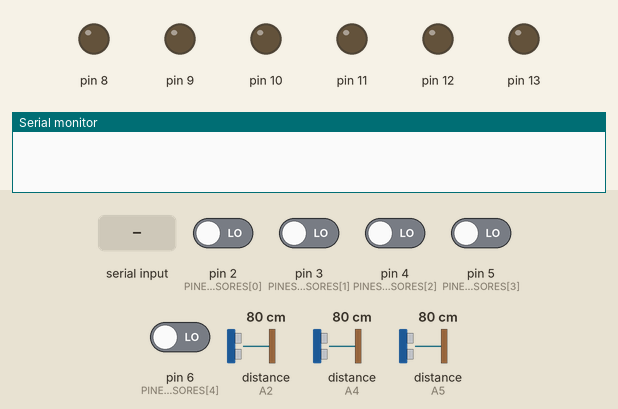
Recording of a sketch running on a simulated Arduino Uno, built with avr-gcc and run on an emulated ATmega328P. Shown: output pins drawn as LEDs (lit = HIGH), the last lines printed to the serial monitor. Dashed ring = blinking. Inputs (shaded band) come from the test bench; at power-on: pin 2 (PINES_SENSORES[0]), pin 3 (PINES_SENSORES[1]), pin 4 (PINES_SENSORES[2]), pin 5 (PINES_SENSORES[3]), pin 6 (PINES_SENSORES[4]) LOW, distance to the obstacle (sensors on A4, A2, A5) 80 cm. The echo pulse lasts 58.3 µs per cm; pins used as bus, display or sensor lines are not drawn.

Above: at 1.2 s.
1.3 s: "O" received over Serial
At 1.47 s:
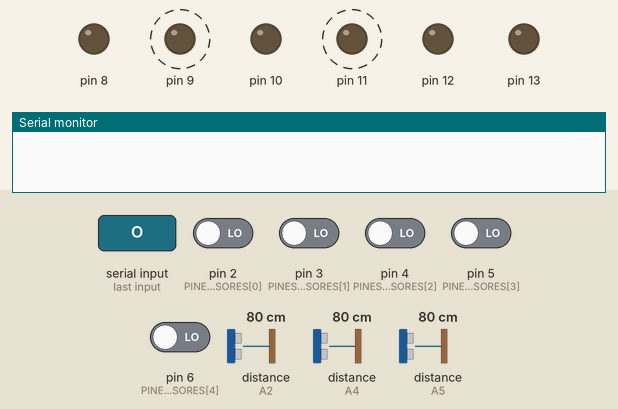
4.3 s: "I" received over Serial
At 4.8 s:
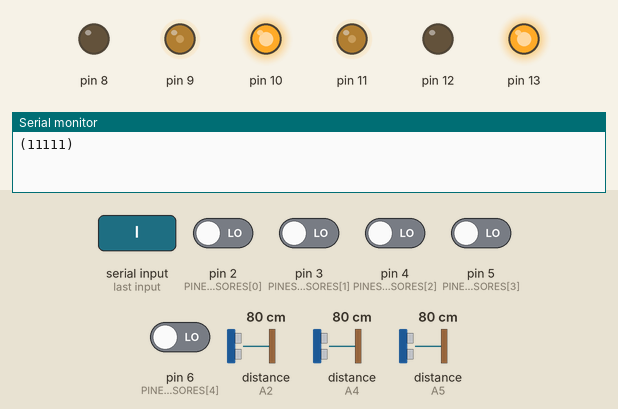
5.9 s: "O" received over Serial
At 6.07 s:
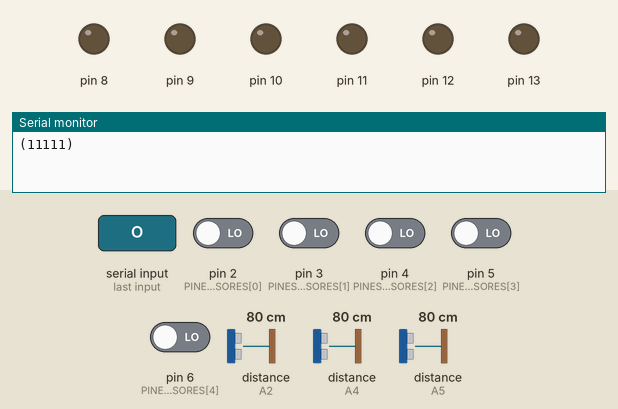
8.9 s: distance to the obstacle (sensor on A4) set to 9 cm
11.9 s: distance to the obstacle (sensor on A4) set to 6 cm
At 12.53 s:
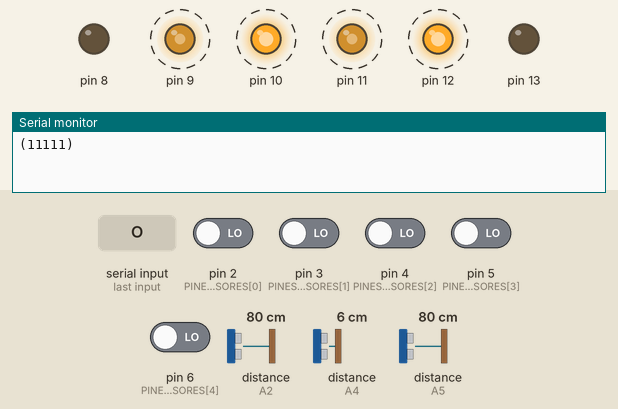
14.9 s: distance to the obstacle (sensor on A2) set to 2 cm
At 15.59 s:
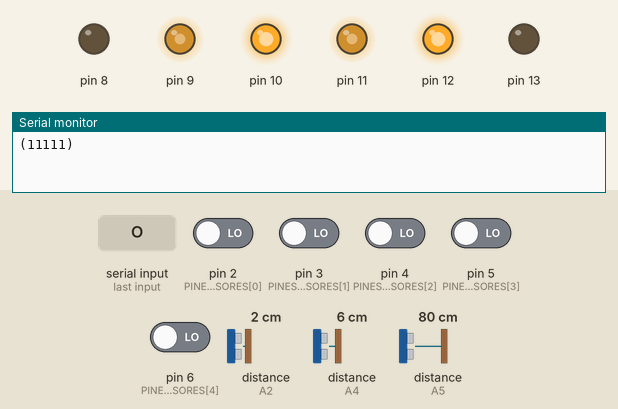
Timing chart, 0 to 18.9 s (numbered marks = the images above; inputs shaded):
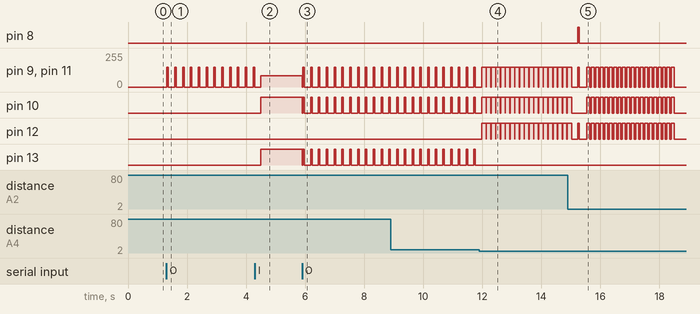

The sketch:

Carrito_multi_task.ino
```cpp
#include <Arduino.h>
#include <string.h>
#include <stdlib.h>


// Se incluyen las cabeceras (.h) para las clases de cada módulo.
#include "Motores/Motor_DC.h"
#include "Modo_seguidor_linea/Base_Robot.h"
#include "Modo_manual/Modo_manual.h"
#include "Modo_seguidor_linea/Modo_seguidor_linea.h"
#include "Modo_laberinto/Modo_laberinto.h"

// Se incluyen los .cpp para forzar la compilación.
#include "Motores/Motor_DC.cpp"
#include "Modo_seguidor_linea/Base_Robot.cpp"
#include "Modo_seguidor_linea/Sensor_TCRT5000.cpp"
#include "Modo_manual/Modo_manual.cpp"
#include "Modo_seguidor_linea/Modo_seguidor_linea.cpp"
#include "Modo_laberinto/Modo_laberinto.cpp"

// ====== CONFIGURACIÓN DE SENSORES Y PID ======
const int NUM_SENSORES = 5;
const uint8_t PINES_SENSORES[NUM_SENSORES] = {2, 3, 4, 5, 6};
const bool NEGRO_ES_LOW = true;

// --- Constantes del controlador PID ---
const int Kp = 50, Ki = 0, Kd = 15, VEL_BASE = 85;


// ====== OBJETOS GLOBALES (Motores y Modos) ======
// --- Instancias de los motores DC ---
Motor_DC MIZQ(13, 12, 11);
Motor_DC MDER(10,  8,  9);

//Crea la instancia de la base del robot
Base_Robot robot(MIZQ, MDER);

// 3. Crea las instancias de los modos
Modo_manual         manual(MIZQ, MDER, Serial);
Modo_seguidor_linea seguidor(robot, PINES_SENSORES, NUM_SENSORES, NEGRO_ES_LOW);
Modo_laberinto      laberinto(MIZQ, MDER);

// ====== Selector de Modo======
// --- Define los posibles modos de operación ---
enum class Modo : uint8_t { NINGUNO = 0, MANUAL, SEGUIDOR, LABERINTO };
Modo modo_actual = Modo::NINGUNO;

// --- Prototipo de la función para cambiar de modo ---
void cambiarModo(Modo nuevo_modo);


// ====== LECTURA DE SENSORES ======
// --- Lee un sensor y devuelve 1 si detecta la línea negra ---
inline uint8_t leeSensor(uint8_t pin) {
  uint8_t v = digitalRead(pin);
  return NEGRO_ES_LOW ? (v == LOW) : (v == HIGH);
}

// --- Envía el patrón de sensores por Serial solo si este cambia ---
void imprimirPatronSiCambia() {
  static uint8_t ultimo_patron[NUM_SENSORES] = {255};
  uint8_t patron_actual[NUM_SENSORES];
  bool ha_cambiado = false;

  for (int i = 0; i < NUM_SENSORES; i++) {
    patron_actual[i] = leeSensor(PINES_SENSORES[i]);
    if (patron_actual[i] != ultimo_patron[i]) {
      ha_cambiado = true;
    }
  }

  if (!ha_cambiado) return;

  Serial.print('(');
  for (int i = 0; i < NUM_SENSORES; i++) {
    ultimo_patron[i] = patron_actual[i];
    Serial.print(ultimo_patron[i]);
  }
  Serial.println(')');
}

// ====== SETUP ======
// --- Función de configuración inicial ---
void setup() {
  Serial.begin(9600);

  // Configura los pines de los sensores como entrada.
  for (int i = 0; i < NUM_SENSORES; i++) {
    pinMode(PINES_SENSORES[i], INPUT);
  }
}

// ====== LOOP ======
// --- Bucle principal del programa ---
void loop() {
  // Procesa comandos de cambio de modo recibidos por Serial.
  if (Serial.available()) {
    char comando = toupper(Serial.read());

    switch (comando) {
      case 'U': cambiarModo(Modo::MANUAL);    break;
      case 'I': cambiarModo(Modo::SEGUIDOR);  break;
      case 'O': cambiarModo(Modo::LABERINTO); break;
    }
  }

  // Ejecuta la lógica correspondiente al modo activo.
  switch (modo_actual) {
    case Modo::MANUAL:    manual.update();    break;
    case Modo::SEGUIDOR:
      imprimirPatronSiCambia();
      seguidor.Modo_Seguidor(Kp, Ki, Kd, VEL_BASE);
      break;
    case Modo::LABERINTO: laberinto.update(); break;
    case Modo::NINGUNO:
    default: // Si no hay modo activo, detiene los motores.
      MIZQ.Stop();
      MDER.Stop();
      break;
  }
}

// ====== IMPLEMENTACIÓN DE FUNCIONES AUXILIARES ======
// --- Gestiona la transición entre modos de operación ---
void cambiarModo(Modo nuevo_modo) {
  if (nuevo_modo == modo_actual) return;

  modo_actual = nuevo_modo;

  MIZQ.Stop();
  MDER.Stop();

  // Ejecuta la función de inicialización del nuevo modo.
  switch (modo_actual) {
    case Modo::MANUAL:    manual.begin(255);  break;
    case Modo::SEGUIDOR:  seguidor.Inicializar(); break;
    case Modo::LABERINTO: laberinto.begin();    break;
    case Modo::NINGUNO:
    default: break;
  }
}
```

Modo_laberinto.h
```cpp
#ifndef MODO_LABERINTO_H
#define MODO_LABERINTO_H

#include <Arduino.h>
#include "../Motores/Motor_DC.h" // Incluir la clase de los motores

class Modo_laberinto {
  public:
    Modo_laberinto(Motor_DC& motorIzq, Motor_DC& motorDer);

    // Se llama una vez al activar el modo
    void begin();

    // Se llama repetidamente en el loop principal
    void update();

  private:
    // Referencias a los motores
    Motor_DC& _motorIzq;
    Motor_DC& _motorDer;

    // Funciones internas del modo laberinto
    long medirDistancia(int trigPin, int echoPin);
    void girarDerechaInteligente();
    void girarIzquierdaInteligente();
};

#endif
```

Modo_manual.h
```cpp
#ifndef MODO_MANUAL_H
#define MODO_MANUAL_H

#include <Arduino.h>
#include "../Motores/Motor_DC.h"

// --- Clase para el Modo de Control Manual ---
// Permite controlar el robot en tiempo real a través de un Stream de datos.
// Recibe comandos de un solo carácter (ej. 'W', 'A', 'S', 'D') y mantiene el movimiento
// hasta que se recibe el comando de parada ('P').
class Modo_manual {
  public:
    // --- Constructor ---
    // Recibe referencias a los dos motores y al canal de comunicación (ej. Serial).
    Modo_manual(Motor_DC& mIzq, Motor_DC& mDer, Stream& bt);

    // --- Funciones Públicas ---

    // Inicializa los motores y establece la velocidad de operación.
    void begin(uint8_t velocidad = 255);

    // Función principal que se debe llamar en el loop. Lee y procesa los comandos.
    void update();

    // Establece una nueva velocidad de movimiento.
    void setVel(uint8_t vel);

    // Devuelve la velocidad actual.
    uint8_t vel() const { return _vel; }

  private:
    // --- Miembros Privados ---
    Motor_DC& _L;       // Referencia al motor izquierdo.
    Motor_DC& _R;       // Referencia al motor derecho.
    Stream&   _bt;      // Referencia al stream de comunicación (Bluetooth).

    uint8_t _vel = 255; // Almacena la velocidad actual de los motores.
    char    _lastCmd = 'P'; // Guarda el último comando de movimiento recibido.

    // --- Funciones de Movimiento Internas ---
    void Parar();
    void Frente();
    void Reversa();
    void GiroIzquierda();   // Giro sobre su propio eje.
    void GiroDerecha();     // Giro sobre su propio eje.
    void SuaveIzquierda();  // Giro en arco hacia adelante.
    void SuaveDerecha();    // Giro en arco hacia adelante.
    void SuaveIzqReversa(); // Giro en arco hacia atrás.
    void SuaveDerReversa(); // Giro en arco hacia atrás.

    // --- Procesador de Comandos ---
    // Procesa un carácter de comando y llama a la función de movimiento correspondiente.
    void aplicar(char c);
};

#endif // MODO_MANUAL_H
```

Base_Robot.h
```cpp
#ifndef BASE_ROBOT_H
#define BASE_ROBOT_H

#include <Arduino.h>
#include "../Motores/Motor_DC.h"

// --- Clase que representa la base física del robot ---
// Abstrae el control de los dos motores como una sola unidad.
class Base_Robot
{
private:
    // --- Variables de la clase ---
    Motor_DC& _motor_izq; // Referencia al motor izquierdo
    Motor_DC& _motor_der; // Referencia al motor derecho

public:
    // --- Constructor ---
    // Acepta referencias a los dos objetos Motor_DC ya creados.
    Base_Robot(Motor_DC& motor_izq, Motor_DC& motor_der)
        : _motor_izq(motor_izq), _motor_der(motor_der) {}

    // --- Funciones públicas ---
    void Inicializar_Robot(); // Inicializa ambos motores
    void Adelante(int Velocidad_1, int Velocidad_2); // Mueve ambos motores hacia adelante
    void Atras(int Velocidad_1, int Velocidad_2);   // Mueve ambos motores hacia atrás
    void Stop(); // Detiene ambos motores
    void Mover(int velocidad_izq, int velocidad_der); // Controla ambos motores con dirección
};

#endif // BASE_ROBOT_H
```

Modo_seguidor_linea.h
```cpp
#ifndef MODO_SEGUIDOR_LINEA_H
#define MODO_SEGUIDOR_LINEA_H

#include <Arduino.h>
#include "Base_Robot.h" // Se necesita la definición de la clase Base_Robot

// --- Clase para el modo Seguidor de Línea ---
// Gestiona la lógica del PID para seguir una línea negra.
class Modo_seguidor_linea
{
private:
    // --- Variables de la clase ---
    Base_Robot& _robot; // Referencia al objeto robot principal para mover los motores
    const uint8_t* _pines_sensores; // Puntero a un array con los pines de los sensores
    int _num_sensores;    // Cantidad de sensores en el array
    bool _negroEsLOW;     // Lógica del sensor (si el negro se lee como LOW o HIGH)

    // --- Variables del PID ---
    int   _sensor[5];     // Almacena la lectura digital (0 o 1) de los sensores
    float _error = 0, _P = 0, _I = 0, _D = 0, _PID = 0;
    float _error_anterior = 0;

public:
    // --- Constructor ---
    // Acepta una referencia al robot, un array con los pines de los sensores y la lógica del sensor.
    Modo_seguidor_linea(Base_Robot& robot, const uint8_t* pines_sensores, int num_sensores, bool negroEsLOW)
        : _robot(robot), // Inicializa la referencia al robot
          _pines_sensores(pines_sensores),
          _num_sensores(num_sensores),
          _negroEsLOW(negroEsLOW)
    {}

    // --- Funciones públicas ---
    void Inicializar(); // Prepara el robot para este modo
    void Lectura_de_sensores(); // Lee los sensores y calcula el error
    void Modo_Seguidor(int kP, int kI, int kD, int Velocidad); // Ejecuta un ciclo del algoritmo PID
};

#endif // MODO_SEGUIDOR_LINEA_H
```

Sensor_TCRT5000.h
```cpp
#ifndef SENSOR_TCRT5000_H
#define SENSOR_TCRT5000_H
#include <Arduino.h>

// --- Clase para un sensor infrarrojo TCRT5000 ---
// Encapsula la inicialización y lectura de un pin digital.
class Sensor
{
private:
    int Pin_sensor; // Pin donde está conectado el sensor

public:
    // --- Constructor ---
    // Recibe el número del pin al crear el objeto.
    Sensor(int pin): Pin_sensor(pin){}

    // --- Funciones públicas ---
    void Inicializar(); // Configura el pin del sensor como entrada
    int Leer_sensor();  // Devuelve la lectura digital (HIGH o LOW)
};

#endif // SENSOR_TCRT5000_H
```

Motor_DC.h
```cpp
#ifndef MOTOR_DC_H
#define MOTOR_DC_H

#include <Arduino.h>

// --- Clase para controlar un motor DC ---
// Diseñada para un driver tipo L298N que usa 2 pines de dirección y 1 pin PWM para velocidad.
class Motor_DC {
public:
  // --- Constructor ---
  // Recibe los pines de control al crear el objeto.
  Motor_DC(int pinA, int pinB, int pinPWM);

  // --- Funciones públicas ---
  void Inicializar_Motor();   // Configura los pines como salida.
  void Adelante(int Velocidad);  // Gira el motor en una dirección.
  void Atras(int Velocidad);    // Gira el motor en la dirección opuesta.
  void Stop();                  // Detiene el motor (freno).

private:
  // --- Pines de control ---
  int A, B;   // Pines de dirección (IN1, IN2).
  int Pwm;    // Pin de velocidad (ENA, ENB).
};

#endif // MOTOR_DC_H
```

config_laberinto.h
```cpp
#ifndef CONFIG_LABERINTO_H
#define CONFIG_LABERINTO_H

#include <Arduino.h>

// =======================================================
// ARCHIVO DE CONFIGURACIÓN DEL MODO LABERINTO
// =======================================================


// --- Pines de Sensores Ultrasónicos ---
const int trigFrontal   = A1;
const int echoFrontal   = A2;
const int trigLateral   = A3; // Derecha
const int echoLateral   = A4; // Derecha
const int trigIzquierdo = A0; // Izquierda
const int echoIzquierdo = A5; // Izquierda


// --- Constantes de Comportamiento ---
const int motorSpeed              = 150; // Velocidad base de los motores
const int DistanciaSegura         = 15;  // Umbral para detectar un obstáculo frontal (cm)
const int DistanciaLateralMinima  = 6;   // Umbral para iniciar una corrección lateral (cm)
const int DistanciaAlineacion     = 15;  // Distancia lateral ideal que busca el robot tras un giro (cm)
const int tiempoRetroceso         = 50;  // Duración del pulso de retroceso (ms)
const int tiempoCorreccion        = 150; // Duración del pulso de corrección lateral (ms)


// --- Constantes para Avance y Giro a Pulsos ---
const int tiempoAvance      = 50;  // Duración del pulso de avance (ms)
const int tiempoPausa       = 200; // Pausa entre pulsos de avance (ms)
const int tiempoPulsoGiro   = 100; // Duración de cada "paso" en un giro (ms)
const int pausaEntrePulsos  = 50;  // Pausa entre cada paso de un giro (ms)
const int maxPulsosGiro     = 20;  // Límite de seguridad para evitar giros infinitos


#endif
```

Measured:
- the behaviour switches between 8 and 7 cm on distance to the obstacle (sensor on A4) (found by bisection; images 3 and 4)
- after the input at 1.3 s, pin 9, pin 11: alternates 150/255 for 0.05 s and 0/255 for 0.22 s, starting at once
- after the input at 4.3 s, pin 10, pin 13: LOW → HIGH after 0.19 s
- after the input at 5.9 s, pin 9, pin 11: 85/255 → 0/255 at once, then repeats every 0.27 s: 150/255 0.05 s, 0/255 0.22 s; pin 10, pin 13: HIGH → LOW at once, then repeats every 0.27 s: HIGH 0.05 s, LOW 0.22 s
- after the input at 11.9 s, pin 9, pin 11: alternates 150/255 for 0.15 s and 0/255 for 0.01 s, starting after 0.23 s; pin 10: alternates HIGH for 0.15 s and LOW for 0.01 s, starting after 0.23 s; pin 12: alternates HIGH for 0.15 s and LOW for 0.01 s, starting after 0.08 s; pin 13: stops changing and stays LOW
- after the input at 14.9 s, pin 8: LOW → HIGH after 0.34 s, → LOW 0.05 s later
